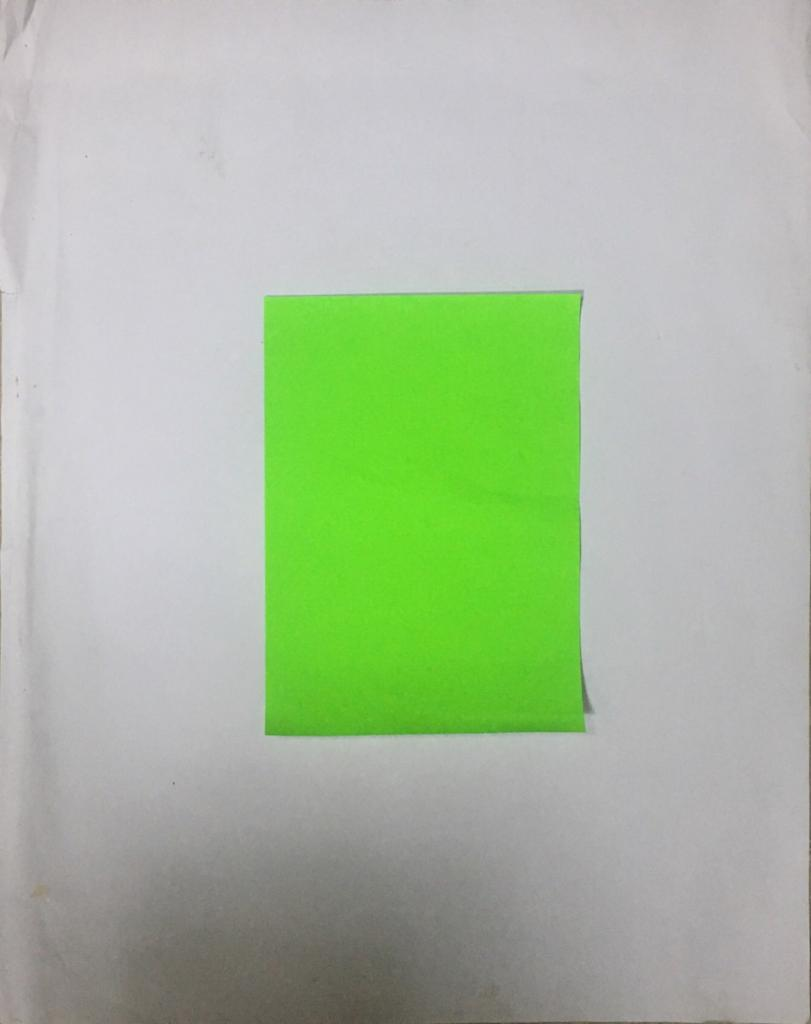
#> input picture final.jpeg, 811 x 1024 px
$ python new.py
#> lines starting #> are read from the running program, lines starting #| are printed output that depends on the picture; after the words box and inside, x2 and y2 are one past the last pixel; in counts of white or black regions, pixels touching at a corner belong together
# -*- coding: utf-8 -*-
"""
Created on Thu Sep  5 07:32:50 2019

@author: Mahnoor
"""

import cv2
import numpy as np

img1 = cv2.imread('final.jpeg')
#> img1 is the input picture: shape (1024, 811, 3); mean B, G, R 159.6, 186.3, 168.7
img = cv2.resize(img1, (960, 540))
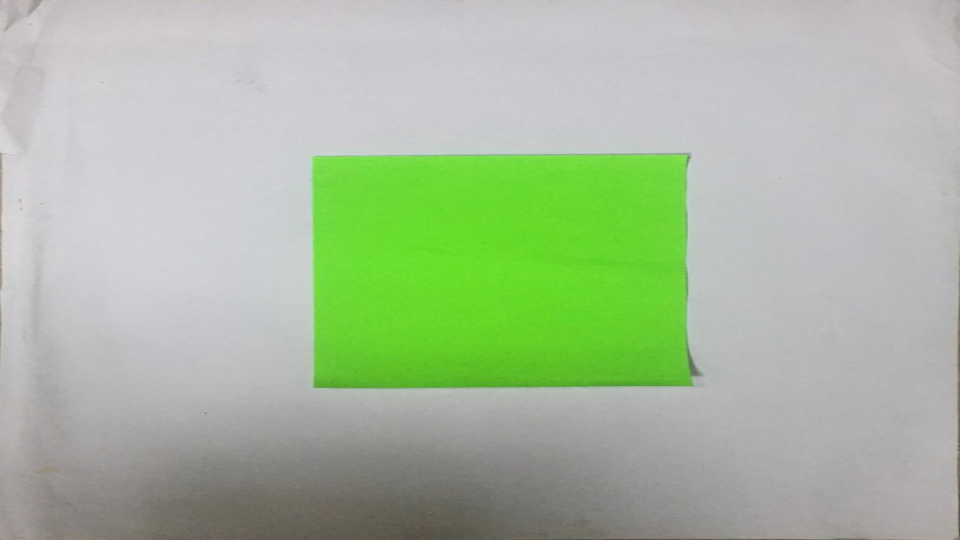
#> img: shape (540, 960, 3); mean B, G, R 159.5, 186.2, 168.6

imgray = cv2.cvtColor(img, cv2.COLOR_BGR2GRAY)
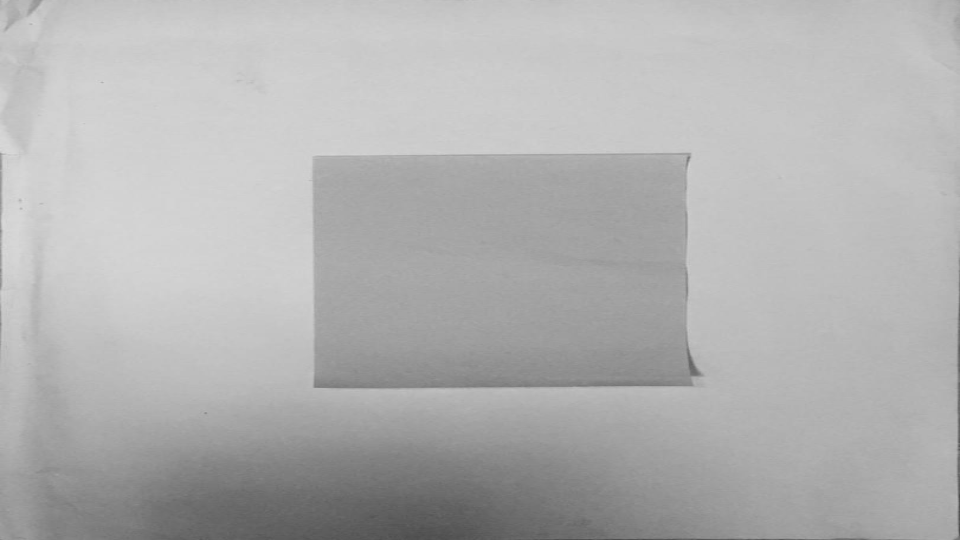
#> imgray: shape (540, 960); min 75, max 217, mean 177.9
ret, thresh = cv2.threshold(imgray, 127, 255, 0)
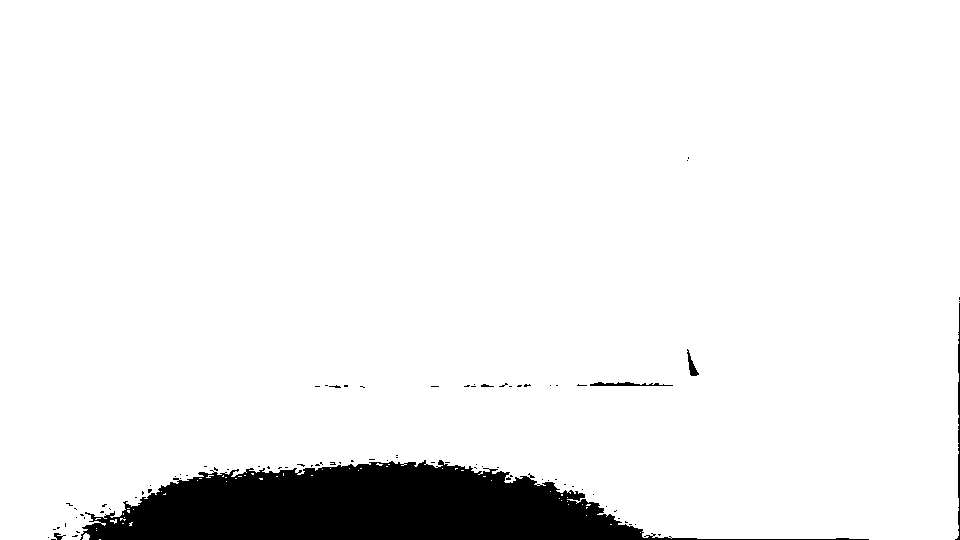
#> thresh: shape (540, 960); 93.5% white; 89 black regions (83 under 20 px)
contours, hierarchy = cv2.findContours(thresh, cv2.RETR_TREE, cv2.CHAIN_APPROX_NONE)
#> contours = 164 contours, 155 with area under 20; largest, box (x1, y1, x2, y2) and area: (0, 0, 960, 540) 483584, (589, 381, 674, 387) 284, (686, 348, 700, 377) 154, (480, 383, 495, 388) 38, (82, 533, 90, 540) 30
print("Number of Contours = " + str(len(contours)) )
#| Number of Contours = 164

areas = []
for c in contours:
    areas.append(cv2.contourArea(c))
#> this loop made 164 passes
#> c on passes 1, 3, 4: [[99, 539], [100, 539]], [[640, 532]], [[96, 530]]
#> after the loop, areas = 164 values, max 483584 at index 56, min 0 at index 0, mean 2956.6
print("Area of contour(s): ",areas)
#> (printed output is left out)

max = max(areas[0],areas[1])
#> max = 30
secondmax = min(areas[0],areas[1])
#> secondmax = 0

for i in range(2,len(areas)):
    if areas[i]>max:
        secondmax=max
        max=areas[i]
    else:
        if areas[i]>secondmax:
            secondmax=areas[i]
            int(secondmax)
#> this loop made 162 passes
#> (secondmax, max) on pass 55: (30, 483584)
#> secondmax on passes 6, 7, 156, 159: 4, 9, 37.5, 284.5
#> after the loop, max = 483584; secondmax = 284.5

print("Second highest number is : ",str(secondmax))
#| Second highest number is :  284.5
index = areas.index(secondmax)
#> index = 160
print(index)
#| 160
print(type(secondmax))
#| <class 'float'>


cv2.drawContours(img, contours, index, (0, 0, 255), 1)
#> img: shape (540, 960, 3); 0.03% of pixels changed, all inside (x1, y1, x2, y2) = (589, 381, 674, 387)

cv2.imshow('Image', img)
cv2.imshow('Image Gray', imgray)
cv2.waitKey(0)
cv2.destroyAllWindows()
